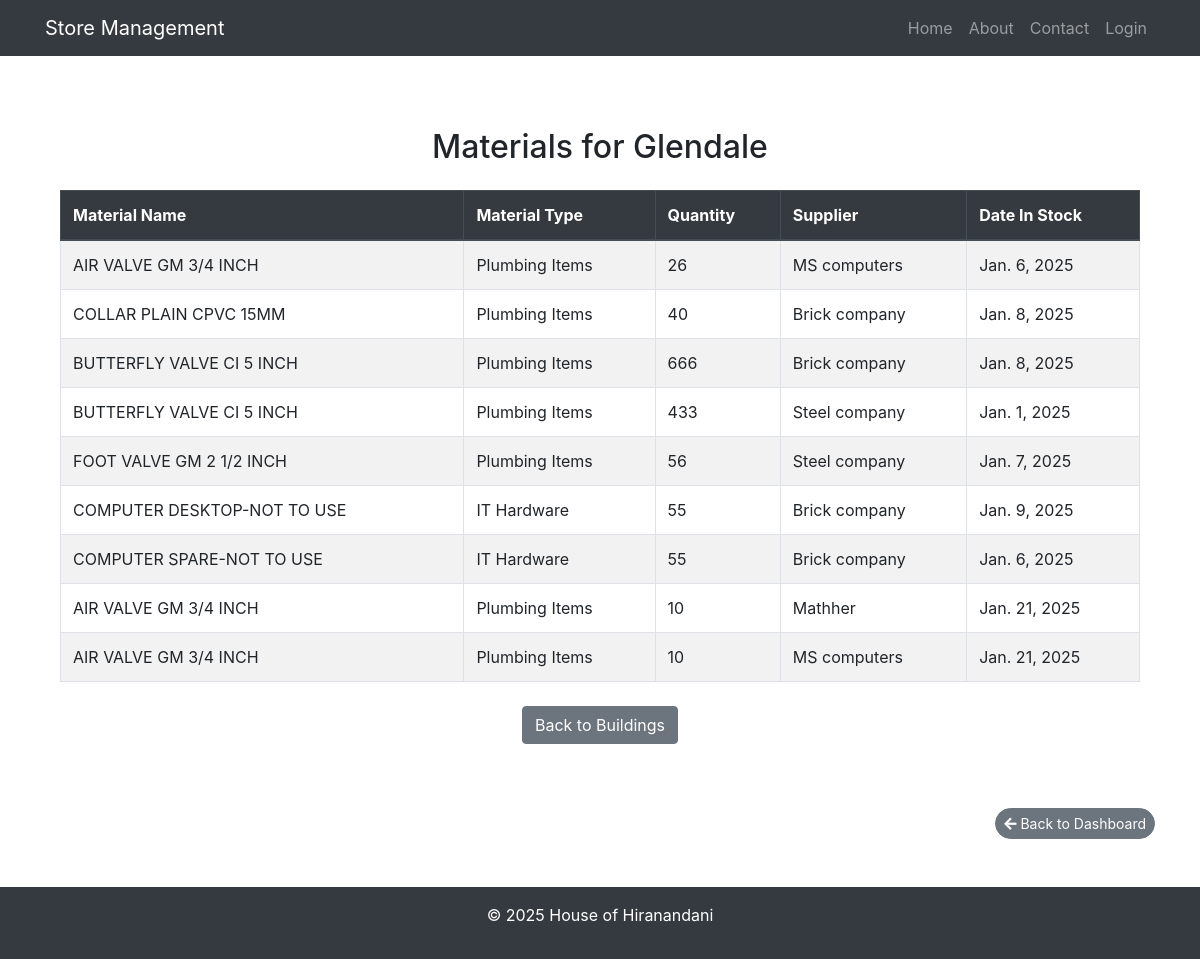
The app's page /building_materials/Glendale/ with its own data.
### warehouse/models.py (models this page shows, shortened)
class Building(models.Model):
    name = models.CharField(max_length=255)  # Name of the building/project
    location = models.CharField(max_length=255)  # Location of the building
    project_manager = models.CharField(max_length=255)  # Name of the project manager
    date_added = models.DateField()  # Date when the building was added to the system

class Inward(models.Model):
    material = models.ForeignKey(Material,related_name='inward', on_delete=models.CASCADE)
    po_number = models.CharField(max_length=255,null=False)
    supplier = models.CharField(max_length=255)  # Supplier of the material
    building = models.ForeignKey(Building, on_delete=models.CASCADE)
    quantity = models.PositiveIntegerField()  # Current quantity in stock
    date_inward = models.DateField()
    expiration_date =  models.DateField(null=True, blank=True,default=None)  # Expiry date if applicable

class Material(models.Model):
    MATERIAL_TYPES = [
        ('Admixtures', '1-Admixtures'),
        ('Aggregates', '2-Aggregates'),
        ('Blocks', '3-Blocks'),
        ('Boards and Panels', '4-Boards and Panels'),
        ('Bricks', '5-Bricks'),
        ('Cement - Grey', '6-Cement - Grey'),
        ('Cement - White', '7-Cement - White'),
        ('CI / DI Covers', '8-CI / DI Covers'),
        ('CP Fittings', '9-CP Fittings'),
        ('Door Fittings', '10-Door Fittings'),
        ('Doors and Windows', '11-Doors and Windows'),
        ('Electrical Items', '12-Electrical Items'),
        ('Fabrics', '13-Fabrics'),
        ('Fuels', '14-Fuels'),
        ('Furniture', '15-Furniture'),
        ('Gates and Grills', '16-Gates and Grills'),
        ('GI Covers', '17-GI Covers'),
        ('Granite', '18-Granite'),
        ('Gypsum Vermiculite', '19-Gypsum Vermiculite'),
        ('Hardware', '20-Hardware'),
        ('Heaters and Coolers', '21-Heaters and Coolers'),
        ('Horticulture', '22-Horticulture'),
        ('IT Hardware', '23-IT Hardware'),
        ('IT Software', '24-IT Software'),
        ('Kitchen Equipments', '25-Kitchen Equipments'),
        ('Locks', '26-Locks'),
        ('Marble', '27-Marble'),
        ('Mechanical Spares', '28-Mechanical Spares'),
        ('Medicines', '29-Medicines'),
        ('Mirrors and Glass', '30-Mirrors and Glass'),
        ('General Items', '31-General Items'),
        ('Oils and Lubricants', '32-Oils and Lubricants'),
        ('Paints', '33-Paints'),
        ('Paver Blocks', '34-Paver Blocks'),
        ('Pest Control', '35-Pest Control'),
        ('Pipes/Pipe Fittings', '36-Pipes/Pipe Fittings'),
        ('Plant and Machinery', '37-Plant and Machinery'),
        ('Plumbing Items', '38-Plumbing Items'),
        ('Pre-Cast Items', '39-Pre-Cast Items'),
        ('PVC Cover Blocks', '40-PVC Cover Blocks'),
        ('Safety Equipments', '41-Safety Equipments'),
        ('Sand', '42-Sand'),
        ('Sanitary Wares', '43-Sanitary Wares'),
        ('Sealants/Adhesives', '44-Sealants/Adhesives'),
        ('Shuttering Materials', '45-Shuttering Materials'),
        ('Stationery', '46-Stationery'),
        ('Steel - Re Bars', '47-Steel - Re Bars'),
        ('Stones', '48-Stones'),
        ('Stoneware Pipes', '49-Stoneware Pipes'),
        ('Structural Steel', '50-Structural Steel'),
        ('TDR', '51-TDR'),
        ('Tiles', '52-Tiles'),
        ('Tools', '53-Tools'),
        ('Water', '54-Water'),
        ('Wood and Timber', '55-Wood and Timber'),
        ('Wooden Flooring', '56-Wooden Flooring'),
        ('Scrap Material', '57-Scrap Material'),
        ('BMS Systems', '58-BMS Systems'),
        ('Concrete', '59-Concrete'),
        ('Modular Kitchen', '60-Modular Kitchen'),
        ('Vehicle', '61-Vehicle'),
        ('Flat Re-purchase', '62-Flat Re-purchase'),
        ('White Goods', '63-White Goods'),
        ('Interior Items', '64-Interior Items'),
        ('Hotel', '65-Hotel'),
        ('Travel', '66-Travel'),
        ('Architect Foreign', '501-Architect Foreign'),
        ('Architect Local', '502-Architect Local'),
        ('BMS System', '503-BMS System'),
        ('Cabling Works', '504-Cabling Works'),
        ('Carpentry  Work', '505-Carpentry  Work'),
        ('Civil  Work', '506-Civil  Work'),
        ('D.G.Sets', '507-D.G.Sets'),
        ('Earthwork', '508-Earthwork'),
        ('Electrical work', '509-Electrical work'),
        ('Elevators', '510-Elevators'),
        ('Fabrication Work', '511-Fabrication Work'),
        ('False Ceiling Work', '512-False Ceiling Work'),
        ('Fire Fighting Sys.', '513-Fire Fighting Sys.'),
        ('Flooring&Dado Tiling', '514-Flooring&Dado Tiling'),
        ('Gas Connection', '515-Gas Connection'),
        ('Glass  Works', '516-Glass  Works'),
        ('H.V.A.C.System', '517-H.V.A.C.System'),
        ('Hydropnuematic Sys.', '518-Hydropnuematic Sys.'),
        ('Infrastructure Works', '519-Infrastructure Works'),
        ('Land  Dev. work', '520-Land  Dev. work'),
        ('LandScape work - Ext', '521-LandScape work - Ext'),
        ('Misc.Labour Work', '522-Misc.Labour Work'),
        ('Painting Work - Exte', '523-Painting Work - Exte'),
        ('Painting Work - Inte', '524-Painting Work - Inte'),
        ('Piling Work', '525-Piling Work'),
        ('Plumb.&Drainage Work', '526-Plumb.&Drainage Work'),
        ('Polishing works', '527-Polishing works'),
        ('Gypsum Plaster Work', '528-Gypsum Plaster Work'),
        ('PVC Doors and Porta', '529-PVC Doors and Porta'),
        ('R&M Building', '530-R&M Building'),
        ('R&M FireFightingSys.', '531-R&M FireFightingSys.'),
        ('R&M HVAC', '532-R&M HVAC'),
        ('R&M Other Asset', '533-R&M Other Asset'),
        ('R&M Plant & M/C', '534-R&M Plant & M/C'),
        ('R.C.C. Consultant', '535-R.C.C. Consultant'),
        ('Rain Water Harvestin', '536-Rain Water Harvestin'),
        ('RMC', '537-RMC'),
        ('Road & Drainage Work', '538-Road & Drainage Work'),
        ('SewageTreatmentPlant', '539-SewageTreatmentPlant'),
        ('Soil Investigation', '540-Soil Investigation'),
        ('Struct. Steel Work', '541-Struct. Steel Work'),
        ('Technical Consultant', '542-Technical Consultant'),
        ('Telecom system', '543-Telecom system'),
        ('Traffic Signal & Sig', '544-Traffic Signal & Sig'),
        ('Transport Services', '545-Transport Services'),
        ('Vigilance CCTV Sys.', '546-Vigilance CCTV Sys.'),
        ('Watermain works', '547-Watermain works'),
        ('Waterproofing Work', '548-Waterproofing Work'),
        ('WaterTreatmentPlant', '549-WaterTreatmentPlant'),
        ('Al. window/str. glaz', '550-Al. window/str. glaz'),
        ('Hiring Charges - equ', '551-Hiring Charges - equ'),
        ('Solar Hot water syst', '552-Solar Hot water syst'),
        ('LandSc.Garden works', '553-LandSc.Garden works'),
        ('Acid Washing', '554-Acid Washing'),
        ('Compound Wall works', '555-Compound Wall works'),
        ('Internal Services', '556-Internal Services'),
        ('Interior Work', '557-Interior Work'),
        ('Security Services', '558-Security Services'),
        ('Project Construction', '559-Project Construction'),
        ('Sales & Marketing', '560-Sales & Marketing'),
        ('Pest Control Work', '561-Pest Control Work'),
        ('Wooden Flooring Work', '562-Wooden Flooring Work'),
        ('Material Testing', '563-Material Testing'),
        ('R&M Vehicle', '564-R&M Vehicle'),
        ('Service Tax', '565-Service Tax'),
        ('Professional Consult', '566-Professional Consult'),
        ('HR', '567-HR'),
        ('Construction Service', '568-Construction Service'),
        ('Earth Filling Work', '569-Earth Filling Work'),
        ('Fencing & Boundary', '570-Fencing & Boundary'),
        ('Rock cutting work', '571-Rock cutting work'),
        ('Air Conditioning Wrk', '572-Air Conditioning Wrk'),
        ('IT Services', '573-IT Services'),
        ('Legal Services', '574-Legal Services'),
        ('Lease material group', '575-Lease material group'),
        ('Lease mat grp LEASE', '576-Lease mat grp LEASE'),
    ]
    name = models.CharField(max_length=255, unique=True,null=False)
    material_type = models.CharField(max_length=50, choices=MATERIAL_TYPES)  # Type of material
    hsn_code = models.CharField(max_length=15,null=True,blank=True, default=None)
    material_code = models.CharField(max_length=100, unique=True,null=True,blank=True,default=None)

### warehouse/views.py (the view)
# urls.py: path('building_materials/<str:building_name>/', views.building_material_list, name='building_materials'),
def building_material_list(request, building_name):
    building = get_object_or_404(Building, name=building_name)
    materials = Inward.objects.filter(building=building)
    context = {
        'building': building,
        'materials': materials,
    }
    return render(request, 'warehouse/building_material_list.html', context)

### warehouse/templates/warehouse/building_material_list.html (shortened to what this page needs)
{% extends 'warehouse/base.html' %}
{% block content %}
<div class="container my-5">
    <h2 class="text-center mb-4">Materials for {{ building.name }}</h2>
    <table class="table table-striped table-bordered">
        <thead class="thead-dark">
            <tr>
                <th>Material Name</th>
                <th>Material Type</th>
                <th>Quantity</th>
                <th>Supplier</th>
                <th>Date In Stock</th>
            </tr>
        </thead>
        <tbody>
            {% for inward in materials %}
                <tr>
                    <td>{{ inward.material.name }}</td>
                    <td>{{ inward.material.material_type }}</td>
                    <td>{{ inward.quantity }}</td>
                    <td>{{ inward.supplier }}</td>
                    <td>{{ inward.date_inward }}</td>
                </tr>
            {% empty %}
                <tr>
                    <td colspan="5" class="text-center">No materials assigned to this building.</td>
                </tr>
            {% endfor %}
        </tbody>
    </table>
    <div class="text-center mt-4">
        <a href="{% url 'building_list' %}" class="btn btn-secondary">Back to Buildings</a>
    </div>
</div>
{% endblock %}

### warehouse/templates/warehouse/base.html (style rules this page uses)
html, body { height: 100%; margin: 0; display: flex; flex-direction: column; }
.container { flex: 1; }
.btn-secondary { background-color: #6c757d; border-color: #6c757d; }

### records on screen
Building: name "Glendale"
Inward: material.name "AIR VALVE GM 3/4 INCH", material.material_type "Plumbing Items", quantity "26", supplier "MS computers", date_inward "Jan. 6, 2025"
Inward: material.name "COLLAR PLAIN CPVC 15MM", material.material_type "Plumbing Items", quantity "40", supplier "Brick company", date_inward "Jan. 8, 2025"
Inward: material.name "BUTTERFLY VALVE CI 5 INCH", material.material_type "Plumbing Items", quantity "666", supplier "Brick company", date_inward "Jan. 8, 2025"
Inward: material.name "BUTTERFLY VALVE CI 5 INCH", material.material_type "Plumbing Items", quantity "433", supplier "Steel company", date_inward "Jan. 1, 2025"
Inward: material.name "FOOT VALVE GM 2 1/2 INCH", material.material_type "Plumbing Items", quantity "56", supplier "Steel company", date_inward "Jan. 7, 2025"
Inward: material.name "COMPUTER DESKTOP-NOT TO USE", material.material_type "IT Hardware", quantity "55", supplier "Brick company", date_inward "Jan. 9, 2025"
Inward: material.name "COMPUTER SPARE-NOT TO USE", material.material_type "IT Hardware", quantity "55", supplier "Brick company", date_inward "Jan. 6, 2025"
Inward: material.name "AIR VALVE GM 3/4 INCH", material.material_type "Plumbing Items", quantity "10", supplier "Mathher", date_inward "Jan. 21, 2025"
Inward: material.name "AIR VALVE GM 3/4 INCH", material.material_type "Plumbing Items", quantity "10", supplier "MS computers", date_inward "Jan. 21, 2025"
